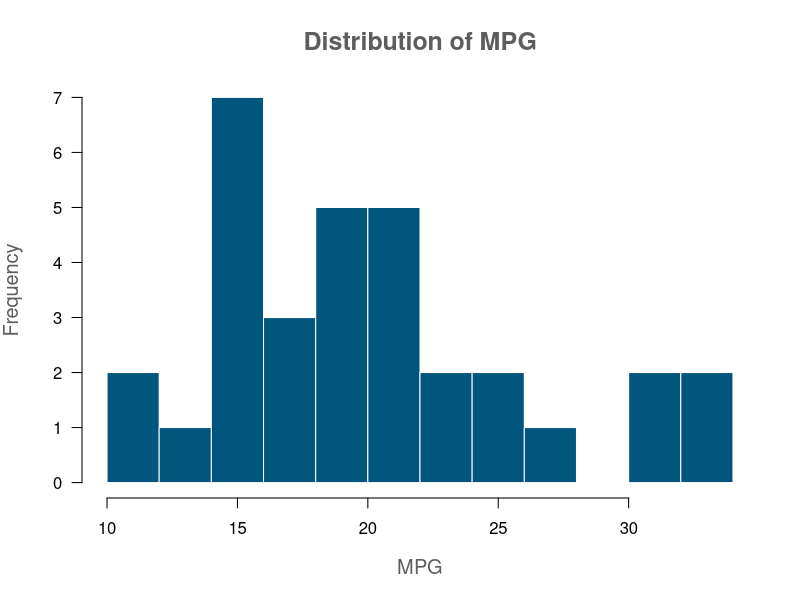
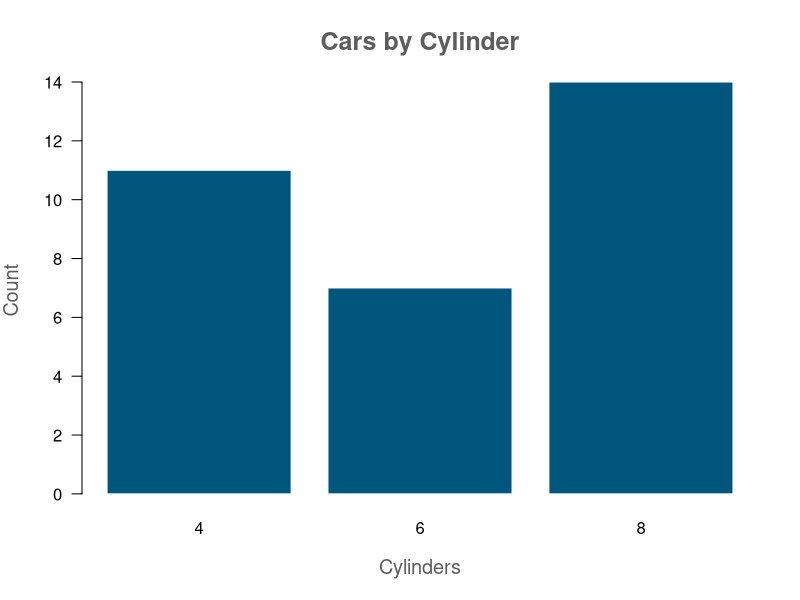
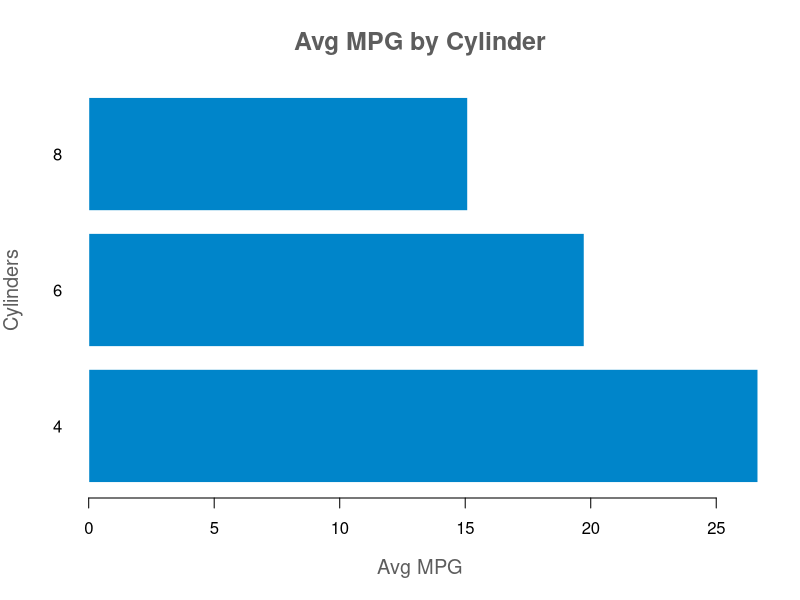
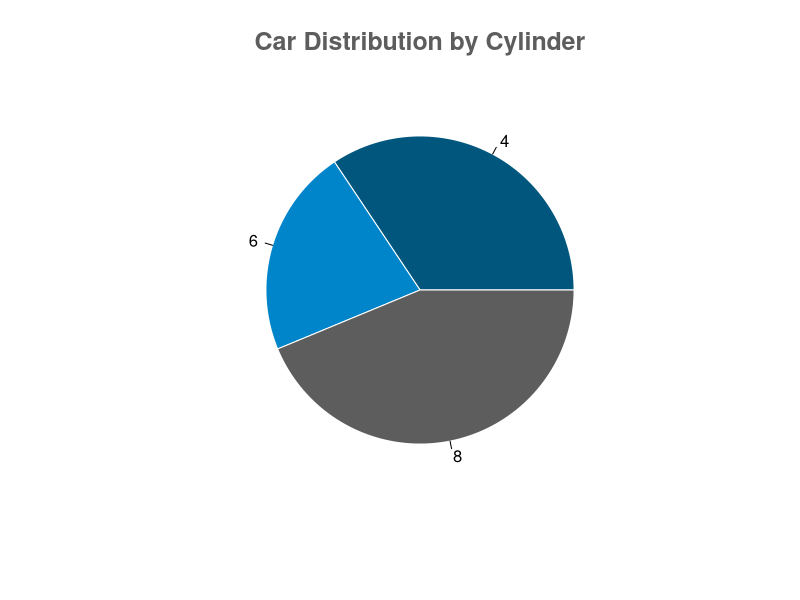
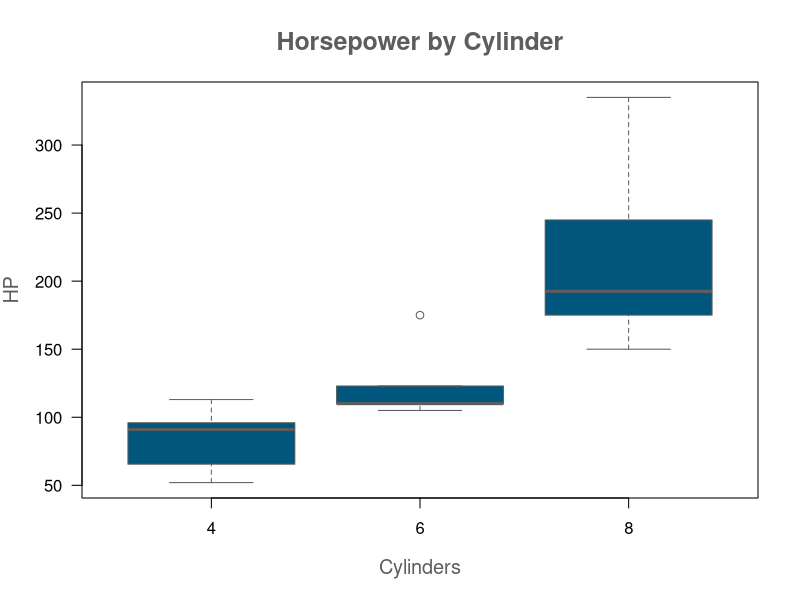
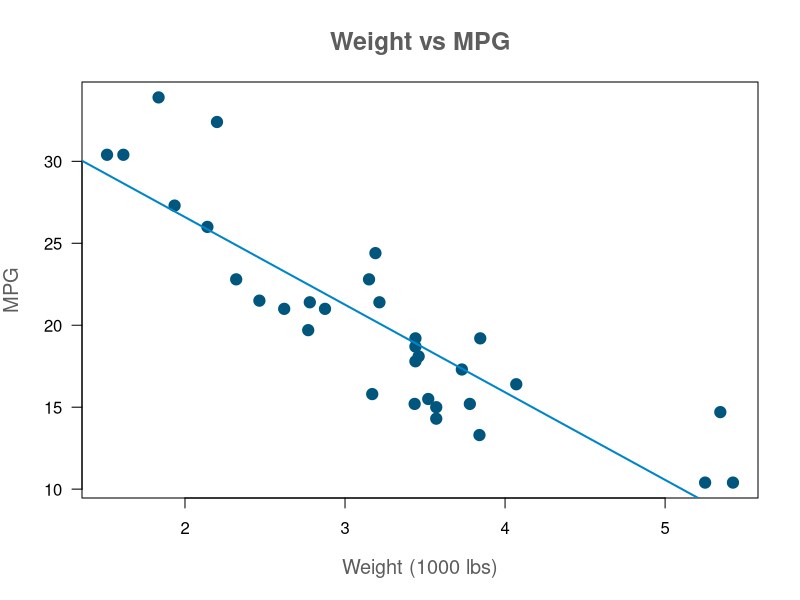
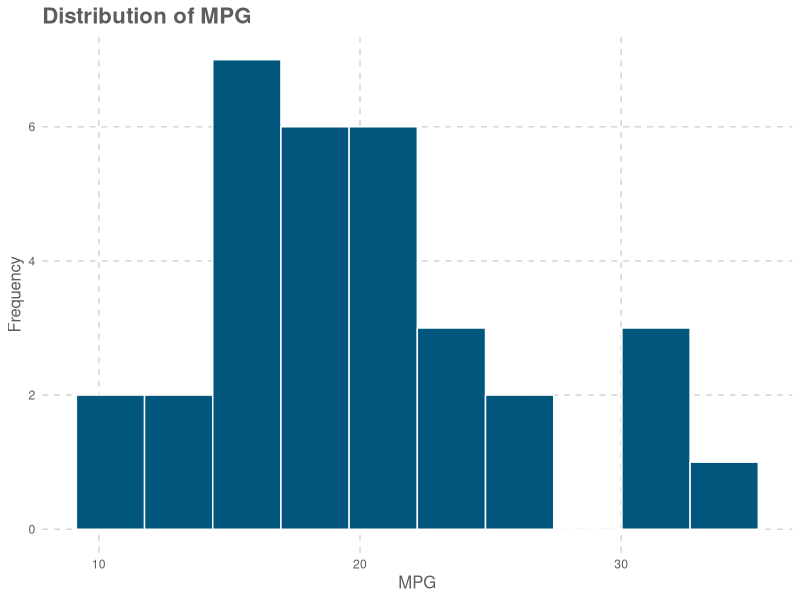
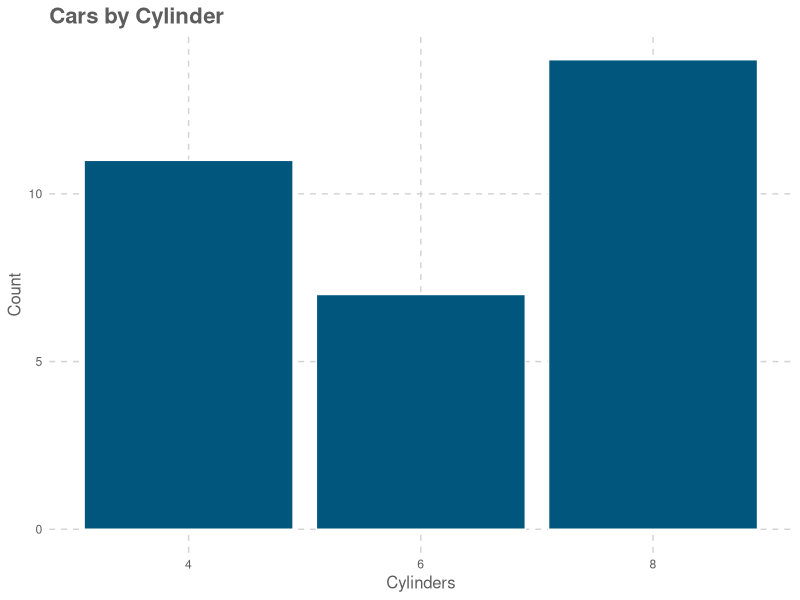

These charts were generated, in order, by the following R code:
## ---- chunk 1
library(ggplot2)

mb <- "#00567D"
ml <- "#0085CA"
mg <- "#5D5D5D"
data(mtcars)
## ---- chunk 2
par(col.main = mg, col.lab = mg, cex.main = 1.5, cex.lab = 1.2, las = 1)
## ---- chunk 3
hist(mtcars$mpg, 
     main = "Distribution of MPG", 
     xlab = "MPG", 
     ylab = "Frequency", 
     col = mb, 
     border = "white", 
     breaks = 10)
## ---- chunk 4
barplot(table(mtcars$cyl), 
        main = "Cars by Cylinder", 
        xlab = "Cylinders", 
        ylab = "Count",
        col = mb, 
        border = "white")
## ---- chunk 5
barplot(tapply(mtcars$mpg, mtcars$cyl, mean), 
        main = "Avg MPG by Cylinder",
        xlab = "Avg MPG", 
        ylab = "Cylinders", 
        col = ml, 
        border = "white", 
        horiz = TRUE)
## ---- chunk 6
pie(table(mtcars$cyl), 
    main = "Car Distribution by Cylinder",
    col = c(mb, ml, mg), 
    border = "white")
## ---- chunk 7
boxplot(hp ~ cyl, 
        data = mtcars, 
        main = "Horsepower by Cylinder",
        xlab = "Cylinders", 
        ylab = "HP", 
        col = mb, 
        border = mg)
## ---- chunk 8
plot(mtcars$wt, mtcars$mpg, 
     main = "Weight vs MPG", 
     xlab = "Weight (1000 lbs)",
     ylab = "MPG", 
     pch = 19, 
     col = mb, 
     cex = 1.5)
abline(lm(mpg ~ wt, data = mtcars), col = ml, lwd = 2)
## ---- chunk 9
theme_mk <- function() {
  theme_minimal() + 
    theme(
      plot.title = element_text(color = mg, size = 16, face = "bold"),
      axis.title = element_text(color = mg, size = 12),
      axis.text = element_text(color = mg),
      panel.grid.major = element_line(color = "lightgray", linetype = "dashed"),
      panel.grid.minor = element_blank()
    )
}
## ---- chunk 10
ggplot(mtcars, aes(mpg)) + 
  geom_histogram(bins = 10, fill = mb, color = "white") +
  labs(title = "Distribution of MPG", x = "MPG", y = "Frequency") + 
  theme_mk()
## ---- chunk 11
ggplot(mtcars, aes(factor(cyl))) + 
  geom_bar(fill = mb, color = "white") +
  labs(title = "Cars by Cylinder", x = "Cylinders", y = "Count") + 
  theme_mk()
## ---- chunk 12
ggplot(aggregate(mpg ~ cyl, mtcars, mean), aes(factor(cyl), mpg)) +
  geom_bar(stat = "identity", fill = ml, color = "white") + 
  coord_flip() +
  labs(title = "Avg MPG by Cylinder", x = "Cylinders", y = "Avg MPG") + 
  theme_mk()
## ---- chunk 13
ggplot(as.data.frame(table(mtcars$cyl)), aes(x = "", y = Freq, fill = Var1)) +
  geom_bar(stat = "identity", width = 1, color = "white") + 
  coord_polar("y") +
  scale_fill_manual(values = c(mb, ml, mg)) +
  labs(title = "Car Distribution by Cylinder") + 
  theme_void() +
  theme(plot.title = element_text(color = mg, size = 16, face = "bold", hjust = 0.5))
## ---- chunk 14
ggplot(mtcars, aes(factor(cyl), hp)) + 
  geom_boxplot(fill = mb, color = mg) +
  labs(title = "Horsepower by Cylinder", x = "Cylinders", y = "HP") + 
  theme_mk()
## ---- chunk 15
ggplot(mtcars, aes(wt, mpg)) + 
  geom_point(color = mb, size = 3) +
  geom_smooth(method = "lm", se = FALSE, color = ml, size = 1.2) +
  labs(title = "Weight vs MPG", x = "Weight (1000 lbs)", y = "MPG") + 
  theme_mk()
